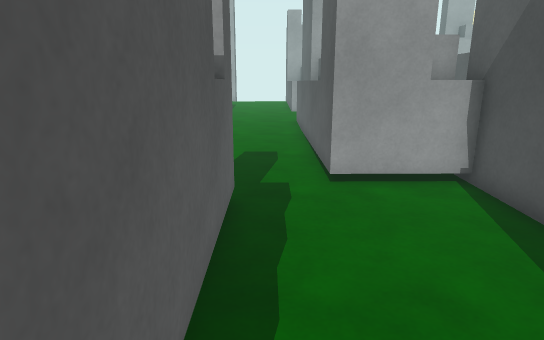
view 1 (above)

16 first-person views from a walk through a 3-D level made in the Unity game engine. The camera is 1.4 m above the floor, tilts 14° down and sees 75° across. The floor is counted in squares, 0.5 m on a side. Each view is taken from the middle of a square. On the plan, view 1 faces up. The plan holds only what a view shows up to about 20 squares ahead; the rest is blank. The place goes on beyond the plan. The player is left out.

view 2
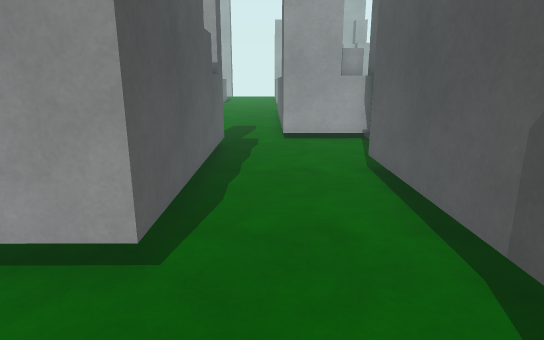

view 3
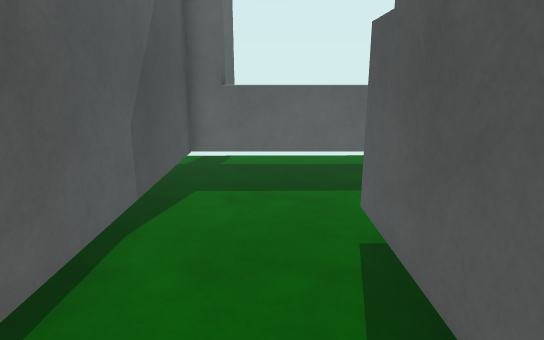

view 4
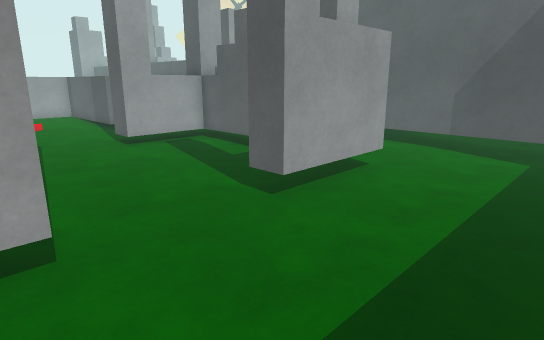

view 5
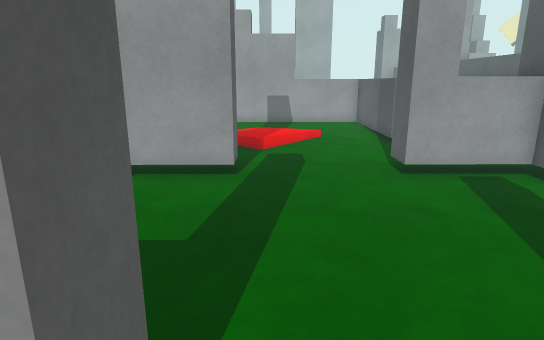

view 6
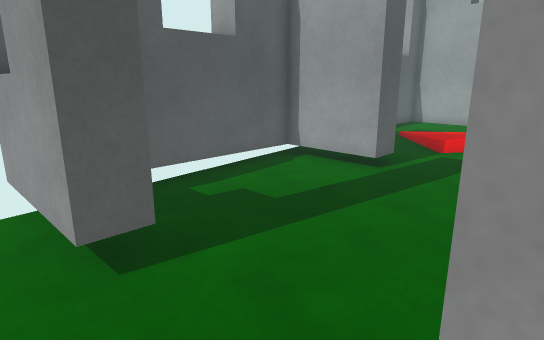

view 7
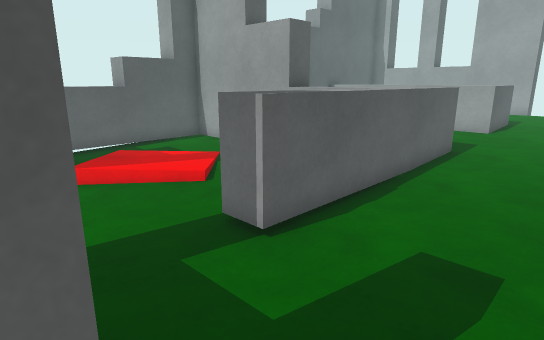

view 8
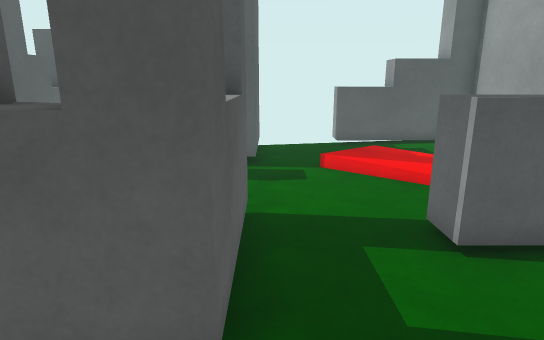

view 9
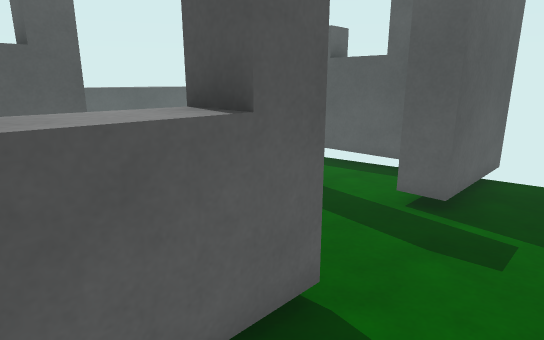

view 10
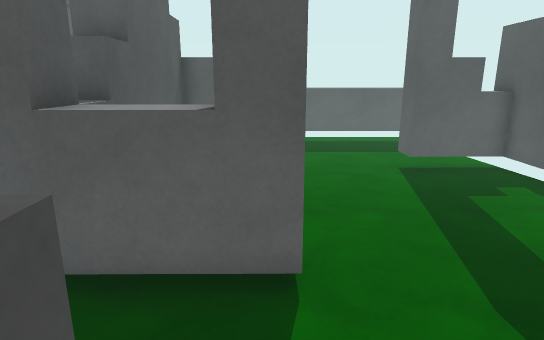

view 11
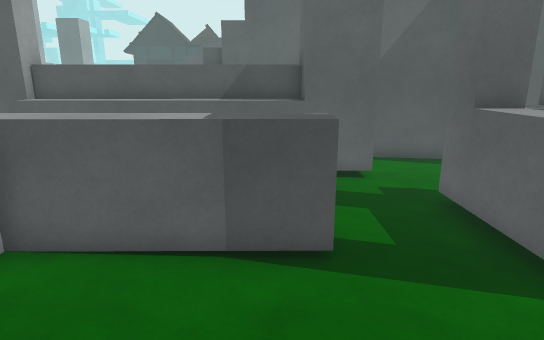

view 12
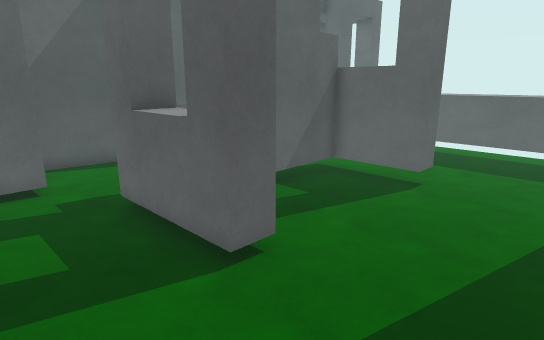

view 13
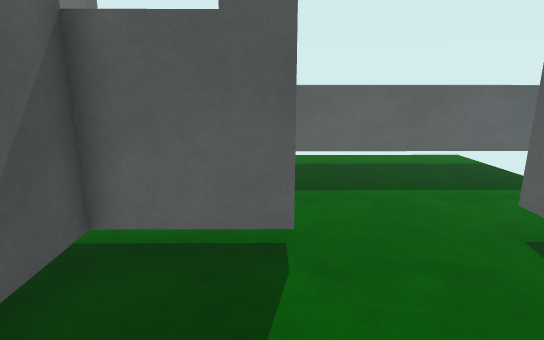

view 14
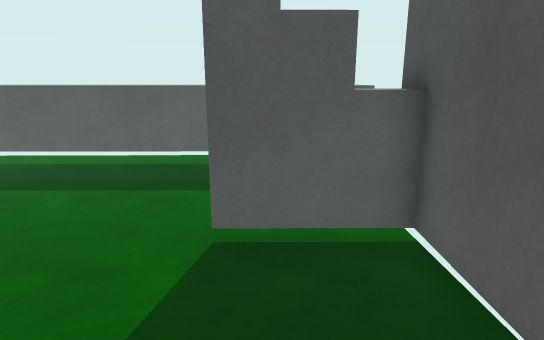

view 15
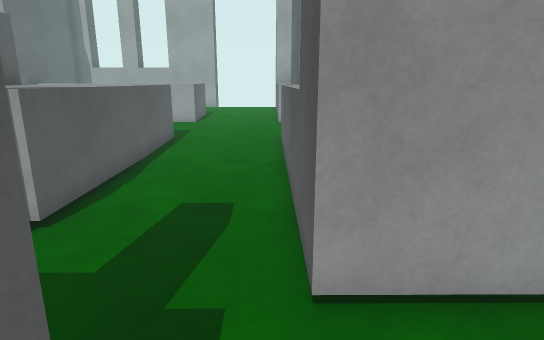

view 16
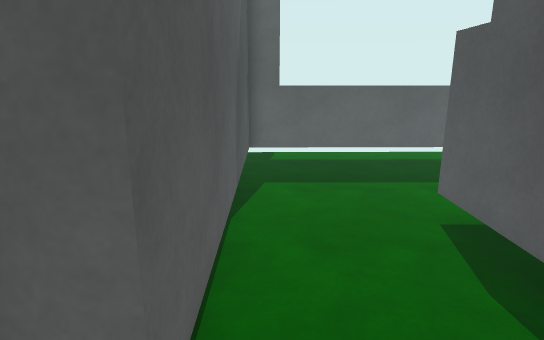

### Floor plan
Key: @ floor where view 1 was taken; # wall or solid block; . main floor; : floor 0.25 m higher than the main floor; / step, stairs or slope; ^ raised ledge; T thing the floor can be seen under or through.
Columns run from 15 left of view 1 to 5 right of it. Each row starts with its distance up from view 1.
 18        #  ^ ^::::^^
 17  #######^^^^^::::^^
 16  #:::::::::^^::::^^
 15  #:::::::::^^::::^^
 14  #:::::::::^^::::^^
 13 #^:::::::::^^::::^^
 12  ^::::::/::^^::::^^
 11  ^::/::/:::^^:::###
 10   ::://:::::::::###^^
  9   ::::::::::::::###^^
  8   ::::::::::::::::::#
  7  #####....#^^##.....#
  6  #####....#^^^^.....#
  5   #..........##.....#
  4   #..........##....##
  3   #..........##....#
  2   #..........##....#
  1  ##..........##....#
  0  ##..........##@...#
 -1  #^###....TTT#T....#
 -2  #^###....TTTTT....#
 -3   .................#
 -4   .................#
 -5   .................#
 -6   .................#
 -7   ...............  #
 -8  ^^^^^^^^^^^^^^^^^##
 -9       ^  ^ ^^^^^^^
-10   ^^^^^^^^^^^^^^^^

Where each view was taken, in squares from view 1:
view 1: 0 up, 0 right, facing up
view 2: 6 down, 1 right, facing up
view 3: 5 up, 1 right, facing down
view 4: 7 down, 11 left, facing up-right
view 5: 3 down, 9 left, facing up
view 6: 3 down, 5 left, facing up-left
view 7: 7 up, 1 right, facing up-left
view 8: 8 up, 2 right, facing left
view 9: 10 up, 2 left, facing down-left
view 10: 12 up, 5 left, facing down
view 11: 12 up, 10 left, facing right
view 12: 11 up, 10 left, facing down-right
view 13: 5 up, 5 left, facing down
view 14: 5 up, 11 left, facing down
view 15: 5 up, 1 right, facing up
view 16: 6 up, 3 right, facing down
